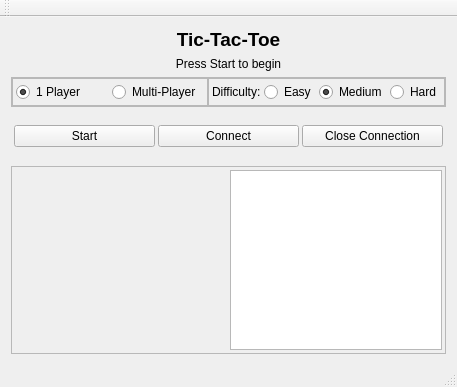
<?xml version="1.0" encoding="UTF-8"?>
<ui version="4.0">
 <class>ClientWindow</class>
 <widget class="QMainWindow" name="ClientWindow">
  <property name="geometry">
   <rect>
    <x>0</x>
    <y>0</y>
    <width>457</width>
    <height>387</height>
   </rect>
  </property>
  <property name="windowTitle">
   <string>MainWindow</string>
  </property>
  <widget class="QWidget" name="centralWidget">
   <layout class="QVBoxLayout" name="verticalLayout">
    <item>
     <widget class="QLabel" name="label">
      <property name="font">
       <font>
        <pointsize>14</pointsize>
        <weight>75</weight>
        <bold>true</bold>
       </font>
      </property>
      <property name="text">
       <string>Tic-Tac-Toe</string>
      </property>
      <property name="alignment">
       <set>Qt::AlignCenter</set>
      </property>
     </widget>
    </item>
    <item>
     <widget class="QLabel" name="label_msg">
      <property name="text">
       <string>Press Start to begin</string>
      </property>
      <property name="alignment">
       <set>Qt::AlignCenter</set>
      </property>
     </widget>
    </item>
    <item>
     <widget class="QFrame" name="frame_4">
      <property name="frameShape">
       <enum>QFrame::StyledPanel</enum>
      </property>
      <property name="frameShadow">
       <enum>QFrame::Raised</enum>
      </property>
      <layout class="QHBoxLayout" name="horizontalLayout_4">
       <property name="spacing">
        <number>0</number>
       </property>
       <property name="leftMargin">
        <number>0</number>
       </property>
       <property name="topMargin">
        <number>0</number>
       </property>
       <property name="rightMargin">
        <number>0</number>
       </property>
       <property name="bottomMargin">
        <number>0</number>
       </property>
       <item>
        <widget class="QFrame" name="frame_3">
         <property name="sizePolicy">
          <sizepolicy hsizetype="Preferred" vsizetype="Preferred">
           <horstretch>0</horstretch>
           <verstretch>1</verstretch>
          </sizepolicy>
         </property>
         <property name="frameShape">
          <enum>QFrame::StyledPanel</enum>
         </property>
         <property name="frameShadow">
          <enum>QFrame::Raised</enum>
         </property>
         <layout class="QHBoxLayout" name="horizontalLayout_2">
          <property name="spacing">
           <number>3</number>
          </property>
          <property name="leftMargin">
           <number>3</number>
          </property>
          <property name="topMargin">
           <number>3</number>
          </property>
          <property name="rightMargin">
           <number>3</number>
          </property>
          <property name="bottomMargin">
           <number>3</number>
          </property>
          <item>
           <widget class="QRadioButton" name="radio_one_player">
            <property name="text">
             <string>1 Player</string>
            </property>
            <property name="checked">
             <bool>true</bool>
            </property>
           </widget>
          </item>
          <item>
           <widget class="QRadioButton" name="radio_multi_player">
            <property name="text">
             <string>Multi-Player</string>
            </property>
           </widget>
          </item>
         </layout>
        </widget>
       </item>
       <item>
        <widget class="QFrame" name="frame_difficulty">
         <property name="sizePolicy">
          <sizepolicy hsizetype="Preferred" vsizetype="Preferred">
           <horstretch>0</horstretch>
           <verstretch>1</verstretch>
          </sizepolicy>
         </property>
         <property name="frameShape">
          <enum>QFrame::StyledPanel</enum>
         </property>
         <property name="frameShadow">
          <enum>QFrame::Raised</enum>
         </property>
         <layout class="QHBoxLayout" name="horizontalLayout_3">
          <property name="spacing">
           <number>3</number>
          </property>
          <property name="leftMargin">
           <number>3</number>
          </property>
          <property name="topMargin">
           <number>3</number>
          </property>
          <property name="rightMargin">
           <number>3</number>
          </property>
          <property name="bottomMargin">
           <number>3</number>
          </property>
          <item>
           <widget class="QLabel" name="label_2">
            <property name="text">
             <string>Difficulty:</string>
            </property>
           </widget>
          </item>
          <item>
           <widget class="QRadioButton" name="radio_difficulty_easy">
            <property name="text">
             <string>Easy</string>
            </property>
           </widget>
          </item>
          <item>
           <widget class="QRadioButton" name="radio_difficulty_medium">
            <property name="text">
             <string>Medium</string>
            </property>
            <property name="checked">
             <bool>true</bool>
            </property>
           </widget>
          </item>
          <item>
           <widget class="QRadioButton" name="radio_difficulty_hard">
            <property name="text">
             <string>Hard</string>
            </property>
           </widget>
          </item>
         </layout>
        </widget>
       </item>
      </layout>
     </widget>
    </item>
    <item>
     <widget class="QFrame" name="frame_2">
      <property name="sizePolicy">
       <sizepolicy hsizetype="Preferred" vsizetype="Preferred">
        <horstretch>0</horstretch>
        <verstretch>1</verstretch>
       </sizepolicy>
      </property>
      <property name="frameShape">
       <enum>QFrame::NoFrame</enum>
      </property>
      <property name="frameShadow">
       <enum>QFrame::Plain</enum>
      </property>
      <layout class="QHBoxLayout" name="horizontalLayout">
       <property name="spacing">
        <number>3</number>
       </property>
       <property name="leftMargin">
        <number>3</number>
       </property>
       <property name="topMargin">
        <number>3</number>
       </property>
       <property name="rightMargin">
        <number>3</number>
       </property>
       <property name="bottomMargin">
        <number>3</number>
       </property>
       <item>
        <widget class="QPushButton" name="button_start">
         <property name="text">
          <string>Start</string>
         </property>
        </widget>
       </item>
       <item>
        <widget class="QPushButton" name="button_connect">
         <property name="text">
          <string>Connect</string>
         </property>
        </widget>
       </item>
       <item>
        <widget class="QPushButton" name="button_close_connection">
         <property name="text">
          <string>Close Connection</string>
         </property>
        </widget>
       </item>
      </layout>
     </widget>
    </item>
    <item>
     <widget class="QFrame" name="frame_5">
      <property name="sizePolicy">
       <sizepolicy hsizetype="Preferred" vsizetype="Preferred">
        <horstretch>0</horstretch>
        <verstretch>4</verstretch>
       </sizepolicy>
      </property>
      <property name="frameShape">
       <enum>QFrame::StyledPanel</enum>
      </property>
      <property name="frameShadow">
       <enum>QFrame::Raised</enum>
      </property>
      <layout class="QHBoxLayout" name="horizontalLayout_5">
       <property name="spacing">
        <number>3</number>
       </property>
       <property name="leftMargin">
        <number>3</number>
       </property>
       <property name="topMargin">
        <number>3</number>
       </property>
       <property name="rightMargin">
        <number>3</number>
       </property>
       <property name="bottomMargin">
        <number>3</number>
       </property>
       <item>
        <widget class="BoardWidget" name="board_widget" native="true">
         <property name="sizePolicy">
          <sizepolicy hsizetype="Preferred" vsizetype="Preferred">
           <horstretch>1</horstretch>
           <verstretch>4</verstretch>
          </sizepolicy>
         </property>
        </widget>
       </item>
       <item>
        <widget class="QPlainTextEdit" name="output">
         <property name="sizePolicy">
          <sizepolicy hsizetype="Expanding" vsizetype="Expanding">
           <horstretch>1</horstretch>
           <verstretch>4</verstretch>
          </sizepolicy>
         </property>
        </widget>
       </item>
      </layout>
     </widget>
    </item>
   </layout>
  </widget>
  <widget class="QMenuBar" name="menuBar">
   <property name="geometry">
    <rect>
     <x>0</x>
     <y>0</y>
     <width>457</width>
     <height>20</height>
    </rect>
   </property>
  </widget>
  <widget class="QToolBar" name="mainToolBar">
   <attribute name="toolBarArea">
    <enum>TopToolBarArea</enum>
   </attribute>
   <attribute name="toolBarBreak">
    <bool>false</bool>
   </attribute>
  </widget>
  <widget class="QStatusBar" name="statusBar"/>
 </widget>
 <layoutdefault spacing="6" margin="11"/>
 <customwidgets>
  <customwidget>
   <class>BoardWidget</class>
   <extends>QWidget</extends>
   <header>BoardWidget.h</header>
   <container>1</container>
  </customwidget>
 </customwidgets>
 <resources/>
 <connections/>
</ui>
